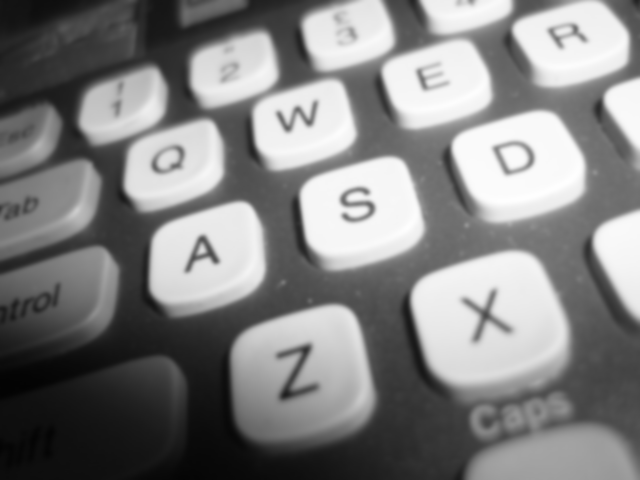
%> input picture testkb.pgm, 640 x 480 px; its folder holds 3 pictures in this run
$ octave corners.m   (GNU Octave 9; MATLAB toolbox functions it lacks are replaced by stand-ins)
%> lines starting %> are read from the running program, lines starting %| are printed output that depends on the picture
%> further down, img is the input picture: size 480x640 uint8; min 3, max 255, mean 129.7
### high_level/shi_tomasi.m
function cornerness=shi_tomasi(img)
sobelx=[1 2 1; 0 0 0; -1 -2 -1];
Ix=filter2(sobelx ,img);
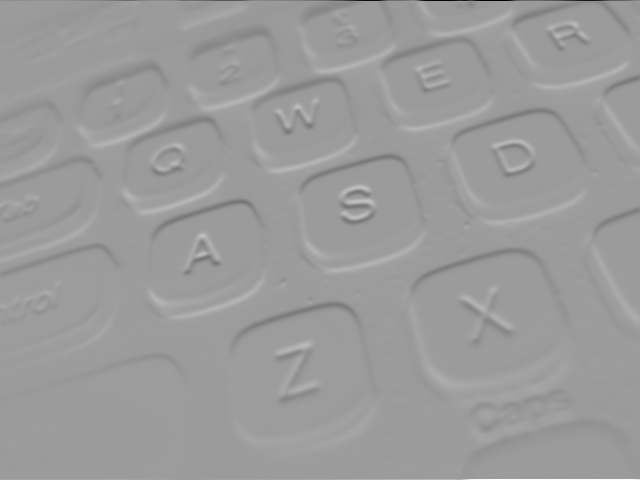
%> Ix: size 480x640 double; min -992, max 636, mean 0.4; drawn with min black and max white
Iy=filter2(sobelx',img);
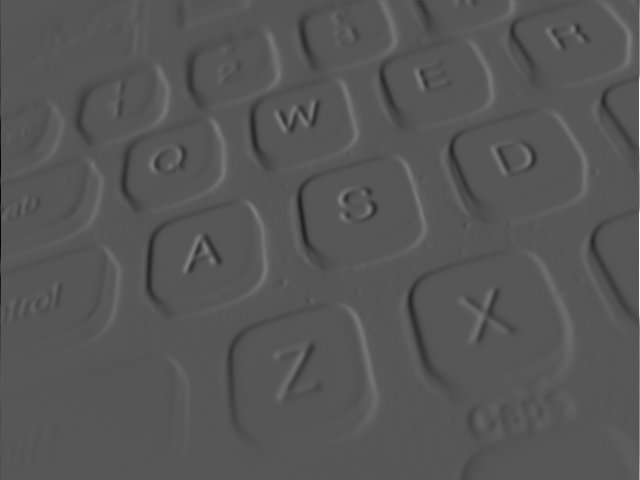
%> Iy: size 480x640 double; min -517, max 996, mean -0.6; drawn with min black and max white
Ix2=Ix.*Ix;
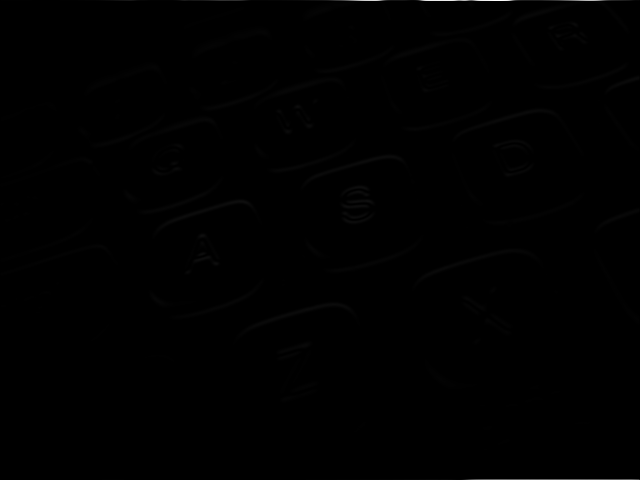
%> Ix2: size 480x640 double; min 0, max 984064, mean 2098.9; drawn with min black and max white
Ixy=Ix.*Iy;
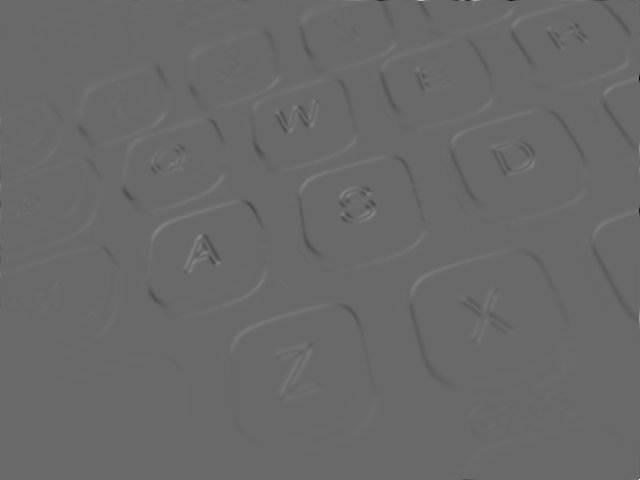
%> Ixy: size 480x640 double; min -111900, max 157593, mean 8.6; drawn with min black and max white
Iy2=Iy.*Iy;

window_size=1; % increase this for a bugger smoothing window
window_range=-window_size:window_size;
mask=ones(length(window_range));
a=filter2(mask, Ix2);
b=filter2(mask, Iy2);
c=filter2(mask, Ixy);
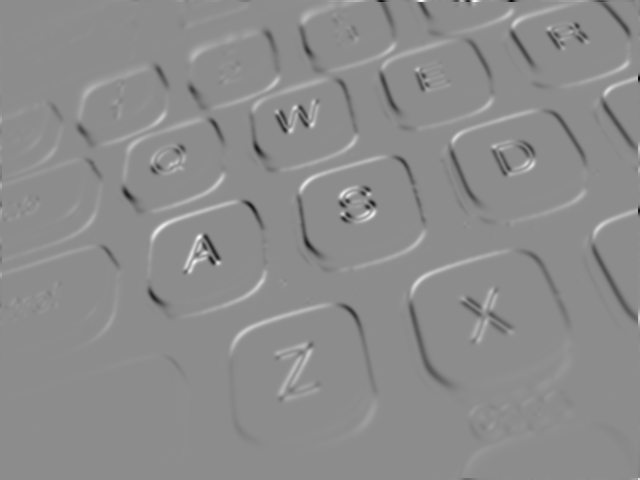
%> c: size 480x640 double; min -290104, max 235384, mean 79; drawn with min black and max white

c1=(a+b);
c2=(4*(c.*c) + ((a-b).^2)).^0.5;
cornerness=c1-c2;

### high_level/corners.m
% Copyright 2010 Martin Thompson (martin@parallelpoints.com). All rights reserved.
%
% Redistribution and use in source and binary forms, with or without modification, are
% permitted provided that the following conditions are met:
%
%    1. Redistributions of source code must retain the above copyright notice, this list of
%       conditions and the following disclaimer.
%
%    2. Redistributions in binary form must reproduce the above copyright notice, this list
%       of conditions and the following disclaimer in the documentation and/or other materials
%       provided with the distribution.
%
% THE SOFTWARE IS PROVIDED "AS IS", WITHOUT WARRANTY OF ANY KIND, EXPRESS OR IMPLIED, INCLUDING
% BUT NOT LIMITED TO THE WARRANTIES OF MERCHANTABILITY, FITNESS FOR A PARTICULAR PURPOSE AND
% NONINFRINGEMENT. IN NO EVENT SHALL THE AUTHOR BE LIABLE FOR ANY CLAIM, DAMAGES OR OTHER
% LIABILITY, WHETHER IN AN ACTION OF CONTRACT, TORT OR OTHERWISE, ARISING FROM, OUT OF OR IN
% CONNECTION WITH THE SOFTWARE OR THE USE OR OTHER DEALINGS IN THE SOFTWARE

filename='testkb';
img=imread(sprintf('../%s.pgm', filename));
img=double(img); % convert to double so we can do non-integer maths
cornerness=shi_tomasi(img);
imwrite (cornerness./max(cornerness(:)), sprintf('%s_corners.png', filename));
